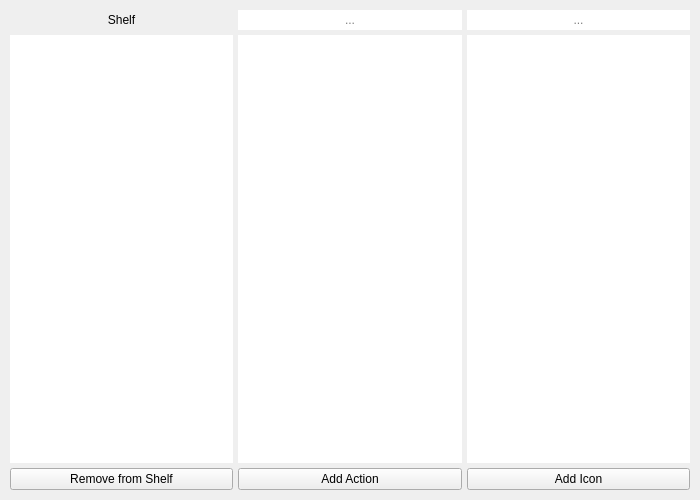
<?xml version="1.0" encoding="UTF-8"?>
<ui version="4.0">
 <class>manage_shelf</class>
 <widget class="QWidget" name="manage_shelf">
  <property name="geometry">
   <rect>
    <x>0</x>
    <y>0</y>
    <width>700</width>
    <height>500</height>
   </rect>
  </property>
  <property name="windowTitle">
   <string>Form</string>
  </property>
  <layout class="QGridLayout" name="manage_shelf_layout">
   <property name="leftMargin">
    <number>10</number>
   </property>
   <property name="topMargin">
    <number>10</number>
   </property>
   <property name="rightMargin">
    <number>10</number>
   </property>
   <property name="bottomMargin">
    <number>10</number>
   </property>
   <property name="spacing">
    <number>5</number>
   </property>
   <item row="2" column="2">
    <widget class="QPushButton" name="append_icon">
     <property name="text">
      <string>Add Icon</string>
     </property>
    </widget>
   </item>
   <item row="2" column="1">
    <widget class="QPushButton" name="append_action">
     <property name="text">
      <string>Add Action</string>
     </property>
    </widget>
   </item>
   <item row="1" column="1">
    <widget class="QListWidget" name="krita_action">
     <property name="sizePolicy">
      <sizepolicy hsizetype="Expanding" vsizetype="Expanding">
       <horstretch>0</horstretch>
       <verstretch>0</verstretch>
      </sizepolicy>
     </property>
     <property name="frameShape">
      <enum>QFrame::NoFrame</enum>
     </property>
     <property name="frameShadow">
      <enum>QFrame::Plain</enum>
     </property>
     <property name="lineWidth">
      <number>0</number>
     </property>
     <property name="defaultDropAction">
      <enum>Qt::IgnoreAction</enum>
     </property>
     <property name="alternatingRowColors">
      <bool>true</bool>
     </property>
     <property name="iconSize">
      <size>
       <width>22</width>
       <height>22</height>
      </size>
     </property>
    </widget>
   </item>
   <item row="2" column="0">
    <widget class="QPushButton" name="shelf_remove">
     <property name="text">
      <string>Remove from Shelf</string>
     </property>
    </widget>
   </item>
   <item row="1" column="0">
    <widget class="QListWidget" name="shelf_action">
     <property name="frameShape">
      <enum>QFrame::NoFrame</enum>
     </property>
     <property name="frameShadow">
      <enum>QFrame::Plain</enum>
     </property>
     <property name="lineWidth">
      <number>0</number>
     </property>
     <property name="defaultDropAction">
      <enum>Qt::IgnoreAction</enum>
     </property>
     <property name="alternatingRowColors">
      <bool>true</bool>
     </property>
     <property name="iconSize">
      <size>
       <width>22</width>
       <height>22</height>
      </size>
     </property>
    </widget>
   </item>
   <item row="1" column="2">
    <widget class="QListWidget" name="krita_icon">
     <property name="frameShape">
      <enum>QFrame::NoFrame</enum>
     </property>
     <property name="frameShadow">
      <enum>QFrame::Plain</enum>
     </property>
     <property name="lineWidth">
      <number>0</number>
     </property>
     <property name="defaultDropAction">
      <enum>Qt::IgnoreAction</enum>
     </property>
     <property name="alternatingRowColors">
      <bool>true</bool>
     </property>
     <property name="iconSize">
      <size>
       <width>22</width>
       <height>22</height>
      </size>
     </property>
    </widget>
   </item>
   <item row="0" column="1">
    <widget class="QLineEdit" name="search_action">
     <property name="maximumSize">
      <size>
       <width>16777215</width>
       <height>20</height>
      </size>
     </property>
     <property name="focusPolicy">
      <enum>Qt::ClickFocus</enum>
     </property>
     <property name="frame">
      <bool>false</bool>
     </property>
     <property name="alignment">
      <set>Qt::AlignCenter</set>
     </property>
     <property name="placeholderText">
      <string>...</string>
     </property>
     <property name="clearButtonEnabled">
      <bool>true</bool>
     </property>
    </widget>
   </item>
   <item row="0" column="2">
    <widget class="QLineEdit" name="search_icon">
     <property name="maximumSize">
      <size>
       <width>16777215</width>
       <height>20</height>
      </size>
     </property>
     <property name="focusPolicy">
      <enum>Qt::ClickFocus</enum>
     </property>
     <property name="frame">
      <bool>false</bool>
     </property>
     <property name="alignment">
      <set>Qt::AlignCenter</set>
     </property>
     <property name="placeholderText">
      <string>...</string>
     </property>
     <property name="clearButtonEnabled">
      <bool>true</bool>
     </property>
    </widget>
   </item>
   <item row="0" column="0">
    <widget class="QLabel" name="label">
     <property name="maximumSize">
      <size>
       <width>16777215</width>
       <height>20</height>
      </size>
     </property>
     <property name="lineWidth">
      <number>0</number>
     </property>
     <property name="text">
      <string>Shelf</string>
     </property>
     <property name="alignment">
      <set>Qt::AlignCenter</set>
     </property>
    </widget>
   </item>
  </layout>
 </widget>
 <resources/>
 <connections/>
</ui>
